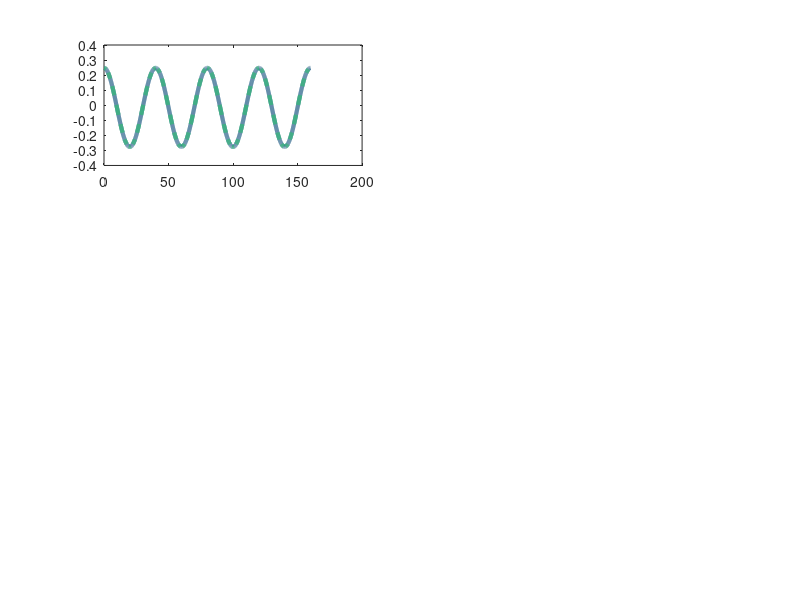

Write the MATLAB code that produced this figure. (Note: this script raises an error after producing the figure.)
clear
clc

%% Parameters Fixed in Function "TwoPatch_Global_SIR_Sine.m"
N = 10^7; %!!!!!! Do not change without changing underlying function!

%% Parameters %%
% Transmission, recovery, and mortlaity rates. Each of these is a set, with 
% the first value corresponding to r\bar < 0 ('Effective Control') and the 
% second in the set corresponding to the case of r\bar > 0 ('Ineffective 
% Control').

beta_max_set = [0.57,0.67];  % Two values of beta_max to use
beta_min_set = [0.045,0.12]; % Two values of beta_min to use

gamma_max_set = [0.32,0.32];% Two values of gamma_max to use
gamma_min_set = [0.32, 0.32]; % Two values of gamma_min to use
                            % Gamma here is fixed across the sine wave, as 
                            % is done in the paper, but the model is 
                            % sufficiently general to include sinusoidal 
                            % variation in gamma as well.

mu = 0.015;                  % Mortality rate of severely infectious 
                            % individuals. Constant in time and the same
                            % for both cases. Chosen such that infectious
                            % mortality rate (IFR \approx mu*(1-phi)/gamma)
                            % is approximately 0.6% as reported by 
                            % Meyerowitz-Katz and Merone (2020). MedArXiv.
                            % https://doi.org/10.1101/2020.05.03.20089854 

cycle_length = 40;          % Number of days between peaks of infectious 
                            % spread.

phi = 0.87;                 % Fraction of infectious individuals that move.
                            % See 'Deriving fraction moving.txt'
m = 0.005;                  % Per-capita movement rate.

%% Plotting Parameters
colors = viridis(10);       % Color palette
colors = colors([7,4],:);   % Colors for the two populations
init_cycle_number = 3;      % Number of cycles to plot for short term
                            % dynamics.
fig1plotorder = [3,4;5,6];  % This is an index to appropriately place
                            % subplots in figure 1.

%% Epidemiological Values of Interest

% Here, we caclulate values of rmax, rmin, rbar, and associated values of
% Rt in each of the two cases.

for w = 1:2 % Run for each of the two cases.
    
    % Here we just load the parameters for use throughout the simulation
    
    % Set the max and min beta values
    beta_max = beta_max_set(w);    beta_min = beta_min_set(w);
    
    % Set the max and min gamma values
    gamma_max = gamma_max_set(w);  gamma_min = gamma_min_set(w);
    
    % Calculate min and max r.
    r_max = beta_max - gamma_max - (1-phi)*mu;
    r_min = beta_min - gamma_min - (1-phi)*mu;
    
    % Calculate rbar
    rbar = (r_max + r_min)/2;
    
    % Caclulate corresponding R0 values
    R0_max = beta_max/(gamma_max + (1-phi)*mu);
    R0_min = beta_min/(gamma_min + (1-phi)*mu);
    
    % Display the epidemiological parameters in the figure window
    if w == 1
        string = 'Effective Control';
    else
        string = 'Ineffective Control';
    end
    disp([string, ' R_0^{max} = ', num2str(R0_max)])
    disp([string, ' R_0^{min} = ', num2str(R0_min)])
    disp([string, ' r_{max} = ', num2str(r_max)])
    disp([string, ' r_{min} = ', num2str(r_min)])
    disp([string, ' r\bar = ', num2str(rbar)])
    
    %% Code To Make Figure 1
    
    figure(1)
    if w == 1
        % First plot completely synchronous patterns of r
        % In this case, both populations have the same pattern of r, so we
        % need to only calculate 1.
        
        % Create a vector of time for 4 cycles
        t = 0:0.1:(init_cycle_number + 1)*cycle_length;
        
        % Find values of beta_bar and beta_amp
        beta_bar = (beta_max + beta_min)/2; beta_amp = (beta_max - beta_min)/2;
        % Calculate pattern of beta
        beta_sine = beta_bar + beta_amp*sin(2*pi/cycle_length*t + pi/2);
        
        
        % Find values of gamma_bar and gamma_amp
        gamma_bar = (gamma_max + gamma_min)/2; gamma_amp = (gamma_max - gamma_min)/2;
        % Calculate pattern of gamma
        gamma_sine = gamma_bar + gamma_amp*sin(2*pi/cycle_length*t + pi/2);
        
        % Plot sine wave patterns of r over across t.
        subplot(3,2,1)
        plot(t, beta_sine - gamma_sine - (1-phi)*mu,'-', 'Color', colors(2,:), 'LineWidth', 3)
        hold on
        plot(t, beta_sine - gamma_sine - (1-phi)*mu, '--', 'Color', colors(1,:), 'LineWidth', 3)
        yline(rbar, '--', 'Color', 'black');
        yline(r_max, '--', 'Color', 'black');
        yline(r_min, '--', 'Color', 'black');
        hold off
        
        % Add text to figures
        tx = text(0, rbar,...
            {'$r_i(t) =$'; '$\beta_i(t) - \gamma_i - (1 - \phi)\mu$'});
        tx.Interpreter = 'Latex'; tx.HorizontalAlignment = 'center';
        tx.VerticalAlignment = 'middle'; tx.FontSize = 20;
        tx_rmax = text(init_cycle_number*cycle_length, r_max,...
            '{\itr}_{max}');
        tx_rmin = text(init_cycle_number*cycle_length, r_min,...
            '{\itr}_{min}');
        set([tx_rmax, tx_rmin], {'HorizontalAlignment', 'VerticalAlignment', 'FontSize', 'FontName'},...
            {'left', 'middle', 25, 'Times New Roman'});
        tx_rbar = text(init_cycle_number*cycle_length, rbar, '$\bar{r}$');
        tx_rbar.Interpreter = 'Latex'; tx_rbar.FontSize = 30;
        tx_rbar.VerticalAlignment = 'middle';
        tx_rbar.HorizontalAlignment = 'left';
        title('Synchronous Control')
        set(gca, {'FontSize', 'FontName', 'YTick'},...
            {20, 'Times New Roman', [r_min, rbar, r_max]})
        set(gca, 'YTickLabel', {})
        set(gca, 'XTick', 0:cycle_length:cycle_length*init_cycle_number);
        axis([0,init_cycle_number*cycle_length,r_min-0.1, r_max + 0.1])
        tx_a = text(0,1, '(a)', 'Units', 'Normalized');
        tx_a.FontSize = 30; tx_a.FontName = 'Times New Roman';
        tx_a.VerticalAlignment = 'bottom'; tx_a.HorizontalAlignment = 'right';
        
        % Do the same assuming completely asynchronous patterns of r
        asynchrony = 1;
        % Calculate the phase shift in days.
        tau = acos(1 - 2*asynchrony)*cycle_length/(2*pi);
        
        % Create a new time variable to plot from tau forward.
        t2 = tau:0.1:(init_cycle_number + 1)*cycle_length;
        
        % To plot r for both populations, we only need to calculate r for
        % the time-shifted population.
        beta_sine_2 = beta_bar + beta_amp*sin(2*pi/cycle_length*(t2 - tau + cycle_length/4));
        gamma_sine_2 = gamma_bar + gamma_amp*sin(2*pi/cycle_length*(t2 - tau + cycle_length/4));
        
        % Plot the asynchronous sine wave patterns of r
        subplot(3,2,2)
        plot(t, beta_sine - gamma_sine - (1-phi)*mu,'-', 'Color', colors(2,:), 'LineWidth', 3)
        hold on
        plot(t2, beta_sine_2 - gamma_sine_2 - (1-phi)*mu, '--', 'Color', colors(1,:), 'LineWidth', 3)
        yline(rbar, '--', 'Color', 'black');
        yline(r_max, '--', 'Color', 'black');
        yline(r_min, '--', 'Color', 'black');
        title('Asynchronous Control')
        hold off
        set(gca, {'FontSize', 'FontName', 'YTick'},...
            {20, 'Times New Roman', [r_min, rbar, r_max]})
        set(gca, 'YTickLabel', {})
        set(gca, 'XTick', 0:cycle_length:cycle_length*init_cycle_number);
        axis([0,init_cycle_number*cycle_length,r_min-0.1, r_max + 0.1])
        tx_a = text(0,1, '(b)', 'Units', 'Normalized');
        tx_a.FontSize = 30; tx_a.FontName = 'Times New Roman';
        tx_a.VerticalAlignment = 'bottom'; tx_a.HorizontalAlignment = 'right';
    end
    
    % Now we simulate the model assuming completely synchronous responses.
    % These create panels 1c and 1e
    asynchrony = 0;
    tau = acos(1 - 2*asynchrony)/(2*pi/cycle_length);
    % Solve the ode
    [T_overlap, SIR_overlap] = TwoPatch_Global_SIR_Sine(...
        beta_max, beta_min, gamma_max, gamma_min, m, asynchrony, mu, cycle_length, phi);
    
    % This finds the index of the time vector (T_overlap) in order in which
    % the number of cycle lengths occurs.
    T_twocycles = find(T_overlap > init_cycle_number*cycle_length,1);
    
    % Now to create the plotting boundaries, we find the max number of
    % local infectious (on a per-thousand basis) over this time period.
    
    % First convert all dynamical variables to per-thousand.
    SIR_overlap_per_thousand = SIR_overlap/(N/2)*1000;
    % Now find the max across both populations.
    maxy = max(max(SIR_overlap_per_thousand(1:T_twocycles,3:4)));
    
    % Plot the model output
    subplot(3,2,fig1plotorder(w,1))
    
    % The if/else statement here just makes the rbar > 0 case a plot of
    % cases put on the log scale and rbar < 0 a plot on the arithmetic
    % scale.
    if w == 1
        p = plot(T_overlap, SIR_overlap_per_thousand(:,3), '-',...
            T_overlap, SIR_overlap_per_thousand(:,4), '--');
        grid on;
        ax1a = gca;
        set(p, {'Color'}, num2cell([colors(2,:);colors(1,:)],2))
        set(p, 'LineWidth', 3)
        ylabel({'Local Infectious','Per Thousand'})
        set(gca, {'FontName','FontSize'}, {'Times New Roman', 20})
        axis([0, cycle_length*init_cycle_number, 0, 2*maxy])
        tx_a = text(0,1, '(c)', 'Units', 'Normalized');
        tx_a.FontSize = 30; tx_a.FontName = 'Times New Roman';
        tx_a.VerticalAlignment = 'bottom'; tx_a.HorizontalAlignment = 'right';
        
    else
        p = semilogy(T_overlap(1:T_twocycles), SIR_overlap_per_thousand(1:T_twocycles,3), '-',...
            T_overlap(1:T_twocycles), SIR_overlap_per_thousand(1:T_twocycles,4), '--');
        grid on;
        ax1a = gca;
        set(p, {'Color'}, num2cell([colors(2,:);colors(1,:)],2))
        set(p, 'LineWidth', 3)
        ylabel({'Local Infectious','Per Thousand'})
        set(gca, {'FontName','FontSize'}, {'Times New Roman', 20})
        xlabel('Time (days)')
        axis([0,cycle_length*init_cycle_number, 0.002, 90])
        ax1a.YTick = 10.^(-2:2);        ax1a.YTickLabels = 10.^(-2:2);
        tx_a = text(0,1, '(e)', 'Units', 'Normalized');
        tx_a.FontSize = 30; tx_a.FontName = 'Times New Roman';
        tx_a.VerticalAlignment = 'bottom'; tx_a.HorizontalAlignment = 'right';
    end
    ax1a.XTick = 0:cycle_length:cycle_length*init_cycle_number;

   
    % Now we run the same model but under the assumption that the
    % populations are exactly out of sync.
    asynchrony = 1;
    tau = acos(1-2*asynchrony)*cycle_length/(2*pi);
    
    % Run the model
    [T_mov, SIR_mov] = TwoPatch_Global_SIR_Sine(...
        beta_max, beta_min, gamma_max, gamma_min, m, asynchrony, mu, cycle_length, phi);
    
    % Convert output to a per-thousand basis;
    SIR_mov_per_thousand = SIR_mov/(N/2)*1000;
    T_twocycles = find(T_mov > init_cycle_number*cycle_length,1);
    
    % Plot the output
    subplot(3,2,fig1plotorder(w,2))
    
    % The if/else statement here just makes the rbar > 0 case a plot of
    % cases put on the log scale and rbar < 0 a plot on the arithmetic
    % scale.
    if w == 1
        p = plot(T_mov, SIR_mov_per_thousand(:,4), '--', ...
            T_mov, SIR_mov_per_thousand(:,3), '-');
        grid on;
        ax2a = gca;
        set(p, {'Color'}, num2cell(colors,2))
        set(p, 'LineWidth', 3)
        set(gca, {'FontName','FontSize'}, {'Times New Roman', 20})
        axis([0, cycle_length*init_cycle_number, 0, 2*maxy])
        tx_a = text(0,1, '(d)', 'Units', 'Normalized');
        tx_a.FontSize = 30; tx_a.FontName = 'Times New Roman';
        tx_a.VerticalAlignment = 'bottom'; tx_a.HorizontalAlignment = 'right';
    else
        p = semilogy(T_mov(1:T_twocycles), SIR_mov_per_thousand(1:T_twocycles,4), '--',...
            T_mov(1:T_twocycles), SIR_mov_per_thousand(1:T_twocycles,3), '-');
        grid on;
        ax2a = gca;
        set(p, {'Color'}, num2cell(colors,2))
        set(p, 'LineWidth', 3)
        set(gca, {'FontName','FontSize'}, {'Times New Roman', 20})
        xlabel('Time (days)')
        axis([0,cycle_length*init_cycle_number, 0.002, 90])
        ax2a.YTick = 10.^(-2:2);        ax2a.YTickLabels = 10.^(-2:2);
        tx_a = text(0,1, '(f)', 'Units', 'Normalized');
        tx_a.FontSize = 30; tx_a.FontName = 'Times New Roman';
        tx_a.VerticalAlignment = 'bottom'; tx_a.HorizontalAlignment = 'right';
    end
    ax2a.XTick = 0:cycle_length:cycle_length*init_cycle_number;
    
end

    % Figure 2. Cases at different time point as a function of m and omega
 for w = 1:2
    % Set the max and min beta values
    beta_max = beta_max_set(w);    beta_min = beta_min_set(w);   

    % Set the max and min gamma values
    gamma_max = gamma_max_set(w);  gamma_min = gamma_min_set(w); 
    
    
    m = linspace(0, 0.015, 20); % Set the values of m to run the model
    asynchrony = [0, 0.25, .5, 0.75, 1]; % overlap goes between 0 and 1
    
    % Create a vector that holds all combinations of m and omega in order
    % to run parallel model runs.
    var_m = [];
    for i = 1:length(m)
        var_m = [var_m, repmat(m(i),1,length(asynchrony))];
    end
    var_asynchrony = repmat(asynchrony, 1, length(m));
    
    % Create a vector hold the number of cumulative cases for each
    % parameter combination.
    tot_cases = zeros(1, length(var_m));
    
    %parpool()
    % Run the model over all combinations of m and omega.
    
    parfor i = 1:length(var_m) % NOTE: 'parfor' here runs the models in 
                                 % parallel and thus requires parallel 
                                 % computing. Use 'for' if you don't want 
                                 % to run in parallel.
    %for i = 1:length(var_m)
        
        % Run the model
        [T , SIR] = TwoPatch_Global_SIR_Sine(...
            beta_max, beta_min, gamma_max, gamma_min, var_m(i), var_asynchrony(i), mu, cycle_length, phi);
        
        % Calculate cumulative cases at the end of the model run.
        tot_cases(i) = N - sum(SIR(end,1:2));
        
        % Report progress in terms of proportion of parameter combinations
        % to run.
        disp(i/length(var_m))
    end
    
    % Plot the results   
    figure(2)
    % Make a 2x1 panel plot.   
    subplot(2,1,w)
    
    % Reshape the vector of results into a matrix.
    tot_cases = reshape(tot_cases, length(asynchrony), length(m));
    % Convert cases to cases per thousand.
    tot_cases_per_thousand = tot_cases/N*1000;
    % Plot as a funciton of m.
    p = semilogy(m, tot_cases_per_thousand);
    grid on;
    colors = viridis(length(asynchrony)+2);
    set(p, {'Color'}, num2cell(colors(2:end-1,:),2))
    set(p, 'LineWidth', 3);
    set(p, 'Marker', 'o');
    
    if w == 1
        title({'Cumulative Cases','Per Thousand'})
    else
        xlabel('Per Capita Movement Rate Per Day, \it{m}')
    end
    set(gca, {'FontName', 'FontSize'}, {'Times New Roman', 25})
       
end